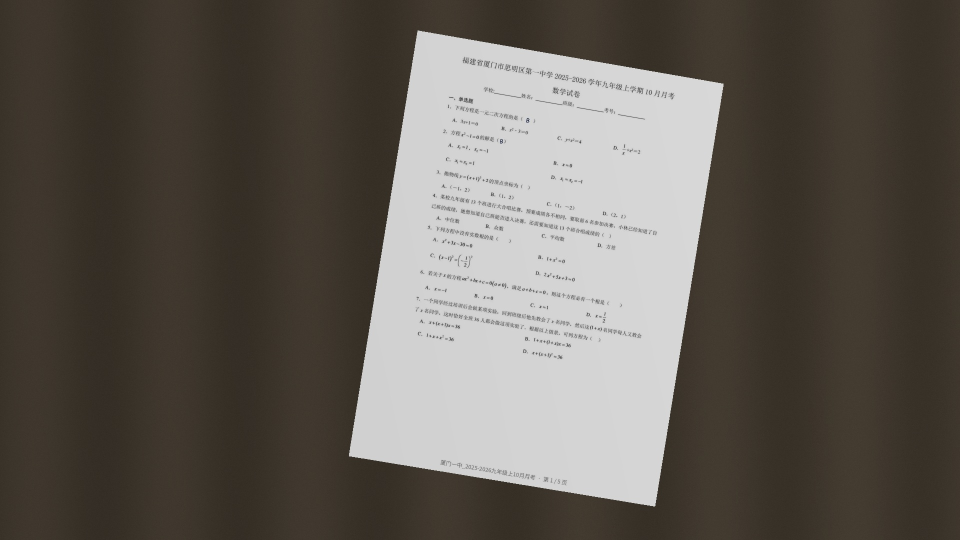
#> input picture data/mock_captures/fixture_math_xmyz_p01_mixed_000.jpg, 1920 x 1080 px (shown at 1/2 size)
$ python -i paper_rectify.py   (imports and definitions only)   (older library calls are emulated)
#> lines starting #> are read from the running program, lines starting #| are printed output that depends on the picture; after the words box and inside, x2 and y2 are one past the last pixel; in counts of white or black regions, pixels touching at a corner belong together
#> further down, picture is the input picture: shape (1080, 1920, 3); mean B, G, R 85.1, 92.3, 98
"""高精度纸面透视拉平与文本行微倾角精校（Lab 低频光照归一化 + RANSAC/Huber 四边拟合 + Deskew）。

提供生产级接口：
- `detect_paper_quad(image)` -> `(quad_in_cam, paper_ratio)`
- `rectify_paper(image)` -> `(warped_bgr, h_page_to_cam, page_quad_in_cam, page_w, page_h)`
- `estimate_text_line_skew(warped)` -> `(theta_deg, line_count)`
- `resize_for_ocr(warped, max_long_edge=OCR_MAX_LONG_EDGE)` -> `(resized_bgr, scale)`
"""

from __future__ import annotations

import cv2
import numpy as np

NORM_W = 1400
NORM_H = 1980
MIN_PORTRAIT_H = 1750
MAX_PORTRAIT_H = 2150
OCR_MAX_LONG_EDGE = 1280

DESKEW_MIN_DEG = 0.4
DESKEW_MAX_DEG = 12.0
DESKEW_MIN_LINES = 6


def order_quad(pts: np.ndarray) -> np.ndarray:
    """将任意四个顶点排成 [tl, tr, br, bl] 顺时针顺序。"""
    pts = np.asarray(pts, dtype=np.float32).reshape(4, 2)
    s = pts.sum(axis=1)
    d = np.diff(pts, axis=1).reshape(4)
    tl = pts[np.argmin(s)]
    br = pts[np.argmax(s)]
    tr = pts[np.argmin(d)]
    bl = pts[np.argmax(d)]
    return np.array([tl, tr, br, bl], dtype=np.float32)


# [38 lines left out: function _fallback_paper_quad, not called in this run]


def _fit_line_ransac(pts: np.ndarray, iters: int = 120, thresh: float = 2.0) -> tuple[float, float, float, float] | None:
    if len(pts) < 8:
        return None
    rng = np.random.default_rng(42)
    best_inliers = None
    best_cnt = -1
    n = len(pts)
    for _ in range(iters):
        idx = rng.choice(n, size=2, replace=False)
        p1, p2 = pts[idx[0]], pts[idx[1]]
        v = p2 - p1
        norm = float(np.hypot(v[0], v[1]))
        if norm < 5.0:
            continue
        nx, ny = -v[1] / norm, v[0] / norm
        dist = np.abs((pts[:, 0] - p1[0]) * nx + (pts[:, 1] - p1[1]) * ny)
        inliers = dist < thresh
        cnt = int(inliers.sum())
        if cnt > best_cnt:
            best_cnt = cnt
            best_inliers = inliers
    if best_inliers is None or best_cnt < 6:
        return None
    in_pts = pts[best_inliers].astype(np.float32)
    vx, vy, x0, y0 = cv2.fitLine(in_pts, cv2.DIST_HUBER, 0, 0.01, 0.01).flatten()
    return float(vx), float(vy), float(x0), float(y0)


def _intersect_lines(
    l1: tuple[float, float, float, float],
    l2: tuple[float, float, float, float],
) -> np.ndarray | None:
    vx1, vy1, x1, y1 = l1
    vx2, vy2, x2, y2 = l2
    det = vx1 * (-vy2) - vy1 * (-vx2)
    if abs(det) < 1e-6:
        return None
    dx, dy = x2 - x1, y2 - y1
    t = (dx * (-vy2) - dy * (-vx2)) / det
    return np.array([x1 + t * vx1, y1 + t * vy1], dtype=np.float32)


def detect_paper_quad(image: np.ndarray) -> tuple[np.ndarray, float]:
    """高精度纸面四角检测：
    1) Lab 空间去字迹（L 闭运算）+ 低频光照归一化，消除桌面台灯明暗梯度；
    2) 结合局部亮度差与中性低色度（a/b 偏白）+ 强梯度边缘阻隔，防止与邻近桌面/底纸粘连；
    3) 沿粗框四边内法向搜寻“暗桌面 -> 亮纸面”单向梯度峰值点，RANSAC + Huber 拟合四条直线求交。
    """
    if image is None or not image.size:
        raise ValueError("输入图像为空")
    bgr = cv2.cvtColor(image, cv2.COLOR_GRAY2BGR) if image.ndim == 2 else image
    h, w = bgr.shape[:2]
    scale = min(1.0, 640.0 / max(h, w))
    sw, sh = max(16, round(w * scale)), max(16, round(h * scale))
    small = cv2.resize(bgr, (sw, sh), interpolation=cv2.INTER_AREA)

    lab = cv2.cvtColor(small, cv2.COLOR_BGR2LAB)
#> lab: shape (360, 640, 3); mean of channels 0, 1, 2 97.1, 129.3, 133.6
    L = lab[:, :, 0]
    a = lab[:, :, 1].astype(np.float32)
    b = lab[:, :, 2].astype(np.float32)

    # 1. 形态学闭运算擦除黑字与笔迹，仅保留干净纸面与外边界
    k_close = cv2.getStructuringElement(cv2.MORPH_ELLIPSE, (15, 15))
    L_clean = cv2.morphologyEx(L, cv2.MORPH_CLOSE, k_close)
    L_blur = cv2.GaussianBlur(L_clean, (5, 5), 0).astype(np.float32)

    # 2. 低频背景估计（1/16 下采样后高斯模糊再上采样）
    tiny_w, tiny_h = max(8, sw // 16), max(8, sh // 16)
    bg_tiny = cv2.GaussianBlur(cv2.resize(L_blur, (tiny_w, tiny_h), interpolation=cv2.INTER_AREA), (9, 9), 0)
    bg_L = cv2.resize(bg_tiny, (sw, sh), interpolation=cv2.INTER_LINEAR)

    gx = cv2.Sobel(L_blur, cv2.CV_32F, 1, 0, ksize=3)
    gy = cv2.Sobel(L_blur, cv2.CV_32F, 0, 1, ksize=3)
    gmag = np.hypot(gx, gy)
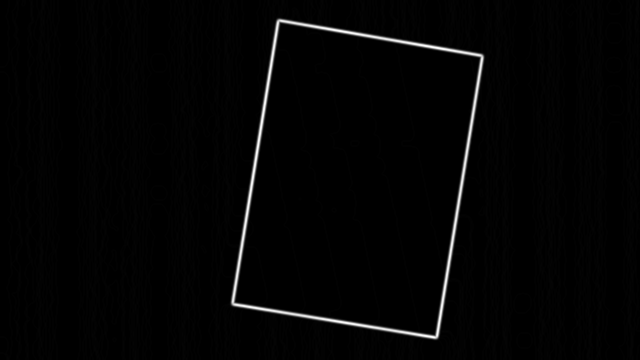
#> gmag: shape (360, 640) float32; min 0, max 420.6, mean 6.9; drawn with min black and max white

    # 自适应白纸色度参考（高亮度低梯度像素中位 a/b），消除相机 AWB 漂移导致的固定偏移误切
    l_hi = float(np.percentile(L_blur, 75))
#> l_hi = 210
    g_lo = float(np.percentile(gmag, 75))
#> g_lo = 4
    ref_mask = (L_blur >= l_hi) & (gmag <= g_lo)
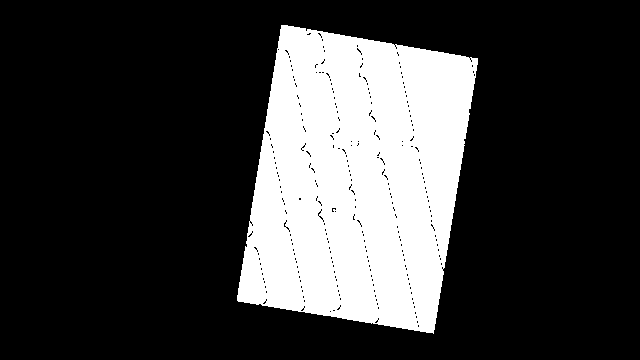
#> ref_mask: shape (360, 640) bool; 24% white; 1 white region, box (x1, y1, x2, y2) and area: (237, 25, 478, 334) 55185
    if int(np.count_nonzero(ref_mask)) < 20:
        ref_mask = L_blur >= l_hi
    a_ref = float(np.median(a[ref_mask]))
#> a_ref = 128
    b_ref = float(np.median(b[ref_mask]))
#> b_ref = 128
    chroma_dist = np.hypot(a - a_ref, b - b_ref)
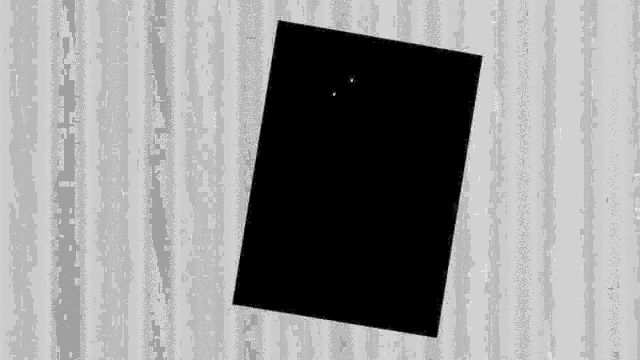
#> chroma_dist: shape (360, 640) float32; min 0, max 10.05, mean 5.76; drawn with min black and max white

    white_score = (L_blur - bg_L) + 2.0 * (1.8 - chroma_dist)
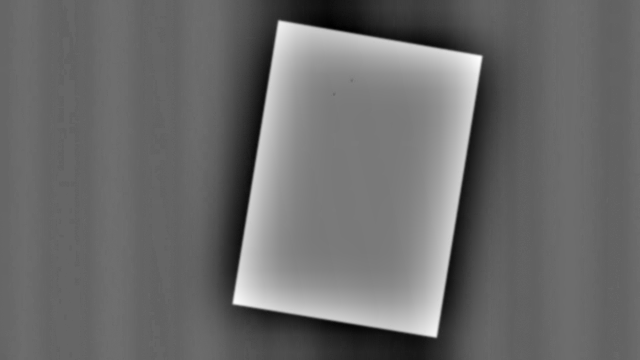
#> white_score: shape (360, 640) float32; min -100, max 116.8, mean -8.6; drawn with min black and max white
    edge_barrier = gmag > np.percentile(gmag, 88)
#> edge_barrier: shape (360, 640) bool; 7% white; 931 white regions (827 under 20 px), largest, box (x1, y1, x2, y2) and area: (225, 0, 486, 360) 7093, (538, 305, 546, 356) 113, (91, 93, 98, 143) 103
    score_u8 = np.clip((white_score + 15.0) * 5.0, 0, 255).astype(np.uint8)
    _, mask = cv2.threshold(score_u8, 0, 255, cv2.THRESH_BINARY + cv2.THRESH_OTSU)
#> mask: shape (360, 640); 17.6% white; 1 white region, box (x1, y1, x2, y2) and area: (232, 20, 483, 338) 40644
    mask[edge_barrier] = 0
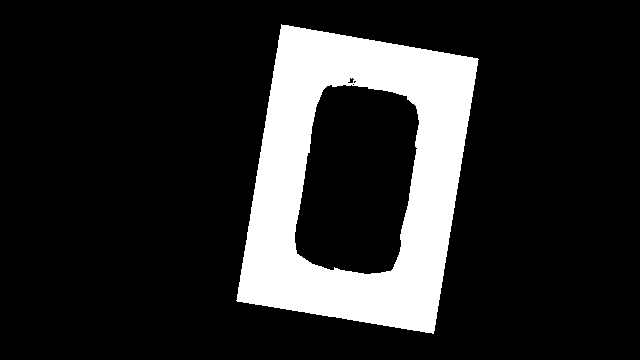
#> mask: shape (360, 640); 16.3% white; 1 white region, box (x1, y1, x2, y2) and area: (236, 24, 479, 334) 37461
    k_open = cv2.getStructuringElement(cv2.MORPH_RECT, (5, 5))
    mask = cv2.morphologyEx(mask, cv2.MORPH_OPEN, k_open, iterations=1)
#> mask: shape (360, 640); 16.2% white; 1 white region, box (x1, y1, x2, y2) and area: (237, 25, 478, 333) 37422
    mask = cv2.morphologyEx(mask, cv2.MORPH_CLOSE, k_open, iterations=1)
#> mask: shape (360, 640); 16.2% white; 1 white region

    contours, _ = cv2.findContours(mask, cv2.RETR_EXTERNAL, cv2.CHAIN_APPROX_SIMPLE)
#> contours = 1 contour; box (x1, y1, x2, y2) and area: (237, 25, 478, 333) 55605
    if not contours:
        return _fallback_paper_quad(bgr)

    cx_img, cy_img = sw * 0.5, sh * 0.5

    def _cnt_score(c: np.ndarray) -> float:
        ar = cv2.contourArea(c)
#> ar = 55605
        if ar < 0.12 * sw * sh:
            return -1.0
        moments = cv2.moments(c)
#> moments = moments, m00 55605, centre m10/m00, m01/m00 = (356.9, 179)
        if moments["m00"] <= 0:
            return float(ar)
        mx, my = moments["m10"] / moments["m00"], moments["m01"] / moments["m00"]
#> mx = 356.9; my = 179
        dist = float(np.hypot((mx - cx_img) / sw, (my - cy_img) / sh))
#> dist = 0.0578
        return float(ar * max(0.2, 1.0 - dist))

    cnt = max(contours, key=_cnt_score)
#> cnt = contour of 308 points, box (x1, y1, x2, y2) (237, 25, 478, 333), area 55605
    ratio = float(cv2.contourArea(cnt)) / float(sw * sh)
#> ratio = 0.241
    if ratio < 0.12:
        return _fallback_paper_quad(bgr)

    hull = cv2.convexHull(cnt)
#> hull = contour of 18 points, box (x1, y1, x2, y2) (237, 25, 478, 333), area 56074
    init_q = order_quad(cv2.boxPoints(cv2.minAreaRect(hull)))
#> in order_quad, `pts = np.asarray(pts, dtype=np.float32).reshape(4, 2)`: pts = [[433.5, 333.4], [235.6, 301.2], [280.6, 23.8], [478.6, 55.97]]
#> in order_quad, `s = pts.sum(axis=1)`: s = [766.9, 536.8, 304.4, 534.6]
#> in order_quad, `d = np.diff(pts, axis=1).reshape(4)`: d = [-100.1, 65.66, -256.8, -422.6]
#> in order_quad, `tl = pts[np.argmin(s)]`: tl = [280.6, 23.8]
#> in order_quad, `br = pts[np.argmax(s)]`: br = [433.5, 333.4]
#> in order_quad, `tr = pts[np.argmin(d)]`: tr = [478.6, 55.97]
#> in order_quad, `bl = pts[np.argmax(d)]`: bl = [235.6, 301.2]
#> init_q = [[280.6, 23.8], [478.6, 55.97], [433.5, 333.4], [235.6, 301.2]]

    # 2b. A4 物理纵横比校验与侧暗/贴边截断恢复：
    # 竖版试卷在侧向强光照衰减或画面贴边时，低频背景与梯度阻隔可能将纸面偏暗侧切断。
    # 若主轮廓偏窄 (H/W > 1.48，标准 A4 为 1.414)，合并同色度侧向碎片并在 H/W > 1.58 时沿中性纸面列向外扩展。
    top_w = float(np.hypot(init_q[1][0] - init_q[0][0], init_q[1][1] - init_q[0][1]))
#> top_w = 200.6
    bot_w = float(np.hypot(init_q[2][0] - init_q[3][0], init_q[2][1] - init_q[3][1]))
#> bot_w = 200.6
    left_h = float(np.hypot(init_q[3][0] - init_q[0][0], init_q[3][1] - init_q[0][1]))
#> left_h = 281.1
    right_h = float(np.hypot(init_q[2][0] - init_q[1][0], init_q[2][1] - init_q[1][1]))
#> right_h = 281.1
    avg_w = 0.5 * (top_w + bot_w)
#> avg_w = 200.6
    avg_h = 0.5 * (left_h + right_h)
#> avg_h = 281.1

    border_pinned_edges: set[int] = set()
    if avg_w > 20.0 and (avg_h / avg_w) > 1.48:
        main_mask = np.zeros((sh, sw), np.uint8)
        cv2.drawContours(main_mask, [cnt], -1, 1, -1)
        paper_pixels = main_mask > 0
        paper_cd_p90 = float(np.percentile(chroma_dist[paper_pixels], 90))
        cd_tol = max(2.4, paper_cd_p90 + 0.7)
        paper_L_med = float(np.median(L_blur[paper_pixels]))
        bg_pixels = ~paper_pixels
        desk_L_est = (
            float(np.percentile(L_blur[bg_pixels], 35))
            if int(np.count_nonzero(bg_pixels)) > 50
            else paper_L_med - 40.0
        )
        l_floor = max(desk_L_est + 6.0, paper_L_med - 75.0)

        target_w = avg_h / 1.414
        need_w = max(0.0, target_w - avg_w)
        bx, by, bw, bh = cv2.boundingRect(cnt)
        pts_list = [cnt]
        for c2 in contours:
            if c2 is cnt or cv2.contourArea(c2) < 0.008 * sw * sh:
                continue
            x2, y2, w2, h2 = cv2.boundingRect(c2)
            oy = max(0, min(by + bh, y2 + h2) - max(by, y2))
            gap_x = max(0, max(bx, x2) - min(bx + bw, x2 + w2))
            if oy >= 0.40 * min(bh, h2) and gap_x <= max(16.0, need_w * 1.25):
                c2_mask = np.zeros((sh, sw), np.uint8)
                cv2.drawContours(c2_mask, [c2], -1, 1, -1)
                c2_px = c2_mask > 0
                if float(np.median(chroma_dist[c2_px])) <= cd_tol and float(np.median(L_blur[c2_px])) >= l_floor:
                    pts_list.append(c2)

        if len(pts_list) > 1:
            hull = cv2.convexHull(np.vstack(pts_list))
            init_q = order_quad(cv2.boxPoints(cv2.minAreaRect(hull)))
            top_w = float(np.hypot(init_q[1][0] - init_q[0][0], init_q[1][1] - init_q[0][1]))
            bot_w = float(np.hypot(init_q[2][0] - init_q[3][0], init_q[2][1] - init_q[3][1]))
            avg_w = 0.5 * (top_w + bot_w)
            need_w = max(0.0, avg_h / 1.414 - avg_w)

        if (avg_h / max(1.0, avg_w)) > 1.58 and need_w > 8.0:
            y0_s = max(0, int(min(init_q[0][1], init_q[1][1]) + 0.1 * avg_h))
            y1_s = min(sh, int(max(init_q[2][1], init_q[3][1]) - 0.1 * avg_h))
            if y1_s > y0_s + 10:
                best_side: int | None = None
                best_span = 0
                for side_dir in (1, -1):
                    x_start = (
                        int(round(0.5 * (init_q[1][0] + init_q[2][0])))
                        if side_dir == 1
                        else int(round(0.5 * (init_q[0][0] + init_q[3][0])))
                    )
                    if not (0 <= x_start < sw):
                        continue
                    prev_L = float(np.median(L_blur[y0_s:y1_s, x_start]))
                    max_steps = int(round(need_w * 1.15))
                    span = 0
                    misses = 0
                    for step in range(1, max_steps + 1):
                        xc = x_start + side_dir * step
                        if xc < 0 or xc >= sw:
                            break
                        col_cd = float(np.median(chroma_dist[y0_s:y1_s, xc]))
                        col_L = float(np.median(L_blur[y0_s:y1_s, xc]))
                        if col_cd <= cd_tol and col_L >= l_floor and col_L >= prev_L - 18.0:
                            span = step
                            misses = 0
                            prev_L = 0.7 * prev_L + 0.3 * col_L
                        else:
                            misses += 1
                            if misses >= 4:
                                break
                    if span > best_span:
                        best_span = span
                        best_side = side_dir
                if best_side is not None and best_span >= max(8, int(need_w * 0.35)):
                    if best_side == 1:
                        ev_top, ev_bot = init_q[1] - init_q[0], init_q[2] - init_q[3]
                        init_q[1] += (ev_top / max(1.0, float(np.hypot(ev_top[0], ev_top[1])))) * best_span
                        init_q[2] += (ev_bot / max(1.0, float(np.hypot(ev_bot[0], ev_bot[1])))) * best_span
                        if init_q[1][0] >= sw - 2.0 and init_q[2][0] >= sw - 2.0:
                            border_pinned_edges.add(1)
                    else:
                        ev_top, ev_bot = init_q[0] - init_q[1], init_q[3] - init_q[2]
                        init_q[0] += (ev_top / max(1.0, float(np.hypot(ev_top[0], ev_top[1])))) * best_span
                        init_q[3] += (ev_bot / max(1.0, float(np.hypot(ev_bot[0], ev_bot[1])))) * best_span
                        if init_q[0][0] <= 1.0 and init_q[3][0] <= 1.0:
                            border_pinned_edges.add(3)
                    init_q[:, 0] = np.clip(init_q[:, 0], 0, sw - 1)
                    init_q[:, 1] = np.clip(init_q[:, 1], 0, sh - 1)

    # 3. 沿四边内法向向量化搜寻“暗桌面 -> 亮纸面”最强单向阶跃梯度，RANSAC + Huber 拟合直线
    edges = [(0, 1), (1, 2), (2, 3), (3, 0)]
    fitted_lines: list[tuple[float, float, float, float] | None] = []
    band = max(14.0, 0.07 * min(sw, sh))
    d_offsets = np.arange(-int(band), int(band) + 1, dtype=np.float32)
    s_samples = np.linspace(0.08, 0.92, 64, dtype=np.float32)

    for ei, (i0, i1) in enumerate(edges):
        if ei in border_pinned_edges:
            fitted_lines.append(None)
            continue
        p0, p1 = init_q[i0], init_q[i1]
        ev = p1 - p0
        elen = float(np.hypot(ev[0], ev[1]))
        if elen < 20.0:
            fitted_lines.append(None)
            continue
        tx, ty = ev[0] / elen, ev[1] / elen
        nx, ny = -ty, tx

        cx = p0[0] + s_samples[:, None] * ev[0]
        cy = p0[1] + s_samples[:, None] * ev[1]
        fx = cx + d_offsets[None, :] * nx
        fy = cy + d_offsets[None, :] * ny
        px = np.rint(fx).astype(np.int32)
        py = np.rint(fy).astype(np.int32)
        valid = (px >= 3) & (px < sw - 3) & (py >= 3) & (py < sh - 3)
        px_safe = np.clip(px, 0, sw - 1)
        py_safe = np.clip(py, 0, sh - 1)
        dg = gx[py_safe, px_safe] * nx + gy[py_safe, px_safe] * ny
        dg = np.where(valid, dg, -1e9)

        best_idx = np.argmax(dg, axis=1)
        best_vals = dg[np.arange(len(s_samples)), best_idx]
        keep = best_vals > 18.0
        if int(keep.sum()) >= 12:
            pts = np.stack([fx[keep, best_idx[keep]], fy[keep, best_idx[keep]]], axis=1).astype(np.float32)
            fitted_lines.append(_fit_line_ransac(pts, iters=120, thresh=2.0))
        else:
            fitted_lines.append(None)
#> this loop made 4 passes
#> (p0, p1, ev, elen, tx, ty, nx, ny) on passes 1 to 4: ([280.6, 23.8], [478.6, 55.97], [198, 32.17], 200.6, 0.987, 0.16, -0.16, 0.987), ([478.6, 55.97], [433.5, 333.4], [-45.08, 277.4], 281.1, -0.16, 0.987, -0.987, -0.16), ([433.5, 333.4], [235.6, 301.2], [-198, -32.17], 200.6, -0.987, -0.16, 0.16, -0.987), ([235.6, 301.2], [280.6, 23.8], [45.08, -277.4], 281.1, 0.16, -0.987, 0.987, 0.16)
#> pass 1, in detect_paper_quad, `px = np.rint(fx).astype(np.int32)`:
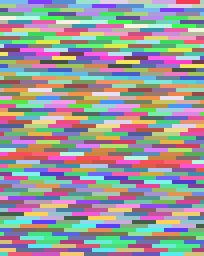
#> px: shape (64, 51) int32 (shown 4 times larger); 176 distinct labels, from 292 to 467; one colour per label, 0 black
#> after the loop:
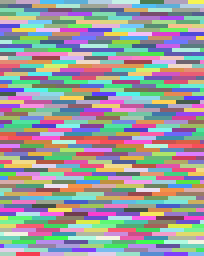
#> py: shape (64, 51) int32 (shown 4 times larger); 242 distinct labels, from 42 to 283; one colour per label, 0 black
#> after the loop, fitted_lines = [(0.985, 0.17, 369.7, 35.75), (0.16, -0.987, 464.4, 161.9), (0.987, 0.16, 313.2, 316.9), (0.16, -0.987, 257.8, 145.8)]
#> (the rest of the program and of its run is left out)
